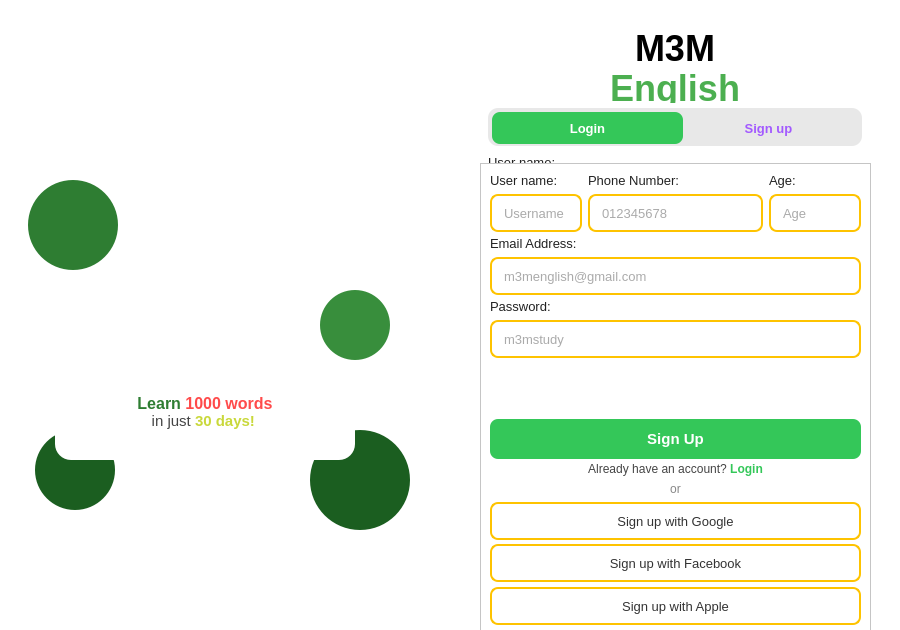
<?xml version="1.0" encoding="UTF-8"?>
<ui version="4.0">
 <class>MainWindow</class>
 <widget class="QMainWindow" name="MainWindow">
  <property name="geometry">
   <rect>
    <x>0</x>
    <y>0</y>
    <width>900</width>
    <height>630</height>
   </rect>
  </property>
  <property name="minimumSize">
   <size>
    <width>800</width>
    <height>560</height>
   </size>
  </property>
  <property name="maximumSize">
   <size>
    <width>1100</width>
    <height>780</height>
   </size>
  </property>
  <property name="windowTitle">
   <string>M3M English</string>
  </property>
  <property name="styleSheet">
   <string notr="true">QMainWindow { background-color: white; }</string>
  </property>
  <widget class="QWidget" name="centralwidget">
   <layout class="QHBoxLayout" name="horizontalLayout">
    <property name="spacing">
     <number>0</number>
    </property>
    <property name="leftMargin">
     <number>0</number>
    </property>
    <property name="topMargin">
     <number>0</number>
    </property>
    <property name="rightMargin">
     <number>0</number>
    </property>
    <property name="bottomMargin">
     <number>0</number>
    </property>
    <item>
     <widget class="QFrame" name="frame_left">
      <property name="sizePolicy">
       <sizepolicy hsizetype="Expanding" vsizetype="Expanding">
        <horstretch>1</horstretch>
        <verstretch>0</verstretch>
       </sizepolicy>
      </property>
      <property name="styleSheet">
       <string notr="true">QFrame#frame_left {
    background: qlineargradient(x1:0,y1:0,x2:0.3,y2:1,
        stop:0 #c6db2e, stop:1 #4caf50);
    border: none;
}</string>
      </property>
      <property name="frameShape">
       <enum>QFrame::StyledPanel</enum>
      </property>
      <property name="frameShadow">
       <enum>QFrame::Raised</enum>
      </property>
      <widget class="QLabel" name="label_mascot">
       <property name="geometry">
        <rect>
         <x>0</x>
         <y>-30</y>
         <width>460</width>
         <height>650</height>
        </rect>
       </property>
       <property name="styleSheet">
        <string notr="true">QLabel{background:transparent;border:none;}</string>
       </property>
       <property name="text">
        <string/>
       </property>
       <property name="pixmap">
        <pixmap>chuoi.png</pixmap>
       </property>
       <property name="scaledContents">
        <bool>true</bool>
       </property>
      </widget>
      <widget class="QFrame" name="circle_1">
       <property name="geometry">
        <rect>
         <x>28</x>
         <y>180</y>
         <width>90</width>
         <height>90</height>
        </rect>
       </property>
       <property name="styleSheet">
        <string notr="true">QFrame{background:#2e7d32;border-radius:45px;border:none;}</string>
       </property>
       <property name="frameShape">
        <enum>QFrame::StyledPanel</enum>
       </property>
       <property name="frameShadow">
        <enum>QFrame::Raised</enum>
       </property>
      </widget>
      <widget class="QFrame" name="circle_2">
       <property name="geometry">
        <rect>
         <x>320</x>
         <y>290</y>
         <width>70</width>
         <height>70</height>
        </rect>
       </property>
       <property name="styleSheet">
        <string notr="true">QFrame{background:#388e3c;border-radius:35px;border:none;}</string>
       </property>
       <property name="frameShape">
        <enum>QFrame::StyledPanel</enum>
       </property>
       <property name="frameShadow">
        <enum>QFrame::Raised</enum>
       </property>
      </widget>
      <widget class="QFrame" name="circle_3">
       <property name="geometry">
        <rect>
         <x>35</x>
         <y>430</y>
         <width>80</width>
         <height>80</height>
        </rect>
       </property>
       <property name="styleSheet">
        <string notr="true">QFrame{background:#1B5E20;border-radius:40px;border:none;}</string>
       </property>
       <property name="frameShape">
        <enum>QFrame::StyledPanel</enum>
       </property>
       <property name="frameShadow">
        <enum>QFrame::Raised</enum>
       </property>
      </widget>
      <widget class="QFrame" name="circle_4">
       <property name="geometry">
        <rect>
         <x>310</x>
         <y>430</y>
         <width>100</width>
         <height>100</height>
        </rect>
       </property>
       <property name="styleSheet">
        <string notr="true">QFrame{background:#1B5E20;border-radius:50px;border:none;}</string>
       </property>
       <property name="frameShape">
        <enum>QFrame::StyledPanel</enum>
       </property>
       <property name="frameShadow">
        <enum>QFrame::Raised</enum>
       </property>
      </widget>
      <widget class="QLabel" name="label_title_left">
       <property name="geometry">
        <rect>
         <x>60</x>
         <y>300</y>
         <width>300</width>
         <height>55</height>
        </rect>
       </property>
       <property name="styleSheet">
        <string notr="true">QLabel{color:white;font-size:30px;font-weight:800;background:transparent;border:none;}</string>
       </property>
       <property name="text">
        <string>M3M English</string>
       </property>
       <property name="alignment">
        <set>Qt::AlignCenter</set>
       </property>
      </widget>
      <widget class="QFrame" name="frame_card">
       <property name="geometry">
        <rect>
         <x>55</x>
         <y>365</y>
         <width>300</width>
         <height>95</height>
        </rect>
       </property>
       <property name="styleSheet">
        <string notr="true">QFrame#frame_card{background:white;border-radius:16px;border:none;}</string>
       </property>
       <property name="frameShape">
        <enum>QFrame::StyledPanel</enum>
       </property>
       <property name="frameShadow">
        <enum>QFrame::Raised</enum>
       </property>
       <widget class="QLabel" name="label_tagline">
        <property name="geometry">
         <rect>
          <x>10</x>
          <y>10</y>
          <width>280</width>
          <height>75</height>
         </rect>
        </property>
        <property name="styleSheet">
         <string notr="true">QLabel{background:transparent;border:none;}</string>
        </property>
        <property name="text">
         <string>&lt;div align=&quot;center&quot;&gt;
&lt;span style=&quot;color:#2E7D32;font-size:16px;font-weight:700;&quot;&gt;Learn &lt;/span&gt;
&lt;span style=&quot;color:#FF4B4B;font-size:16px;font-weight:700;&quot;&gt;1000 words&lt;/span&gt;&lt;br&gt;
&lt;span style=&quot;color:#444;font-size:15px;&quot;&gt;in just &lt;/span&gt;
&lt;span style=&quot;color:#C9D83B;font-size:15px;font-weight:700;&quot;&gt;30 days!&lt;/span&gt;
&lt;/div&gt;</string>
        </property>
       </widget>
      </widget>
      <widget class="QLabel" name="label">
       <property name="geometry">
        <rect>
         <x>0</x>
         <y>80</y>
         <width>471</width>
         <height>601</height>
        </rect>
       </property>
       <property name="text">
        <string/>
       </property>
       <property name="pixmap">
        <pixmap>../../../../Users/admin/Pictures/my pic/hihi.png</pixmap>
       </property>
       <property name="scaledContents">
        <bool>true</bool>
       </property>
      </widget>
      <zorder>label</zorder>
      <zorder>label_mascot</zorder>
      <zorder>circle_1</zorder>
      <zorder>circle_2</zorder>
      <zorder>circle_3</zorder>
      <zorder>circle_4</zorder>
      <zorder>label_title_left</zorder>
      <zorder>frame_card</zorder>
     </widget>
    </item>
    <item>
     <widget class="QFrame" name="frame_right">
      <property name="sizePolicy">
       <sizepolicy hsizetype="Expanding" vsizetype="Expanding">
        <horstretch>1</horstretch>
        <verstretch>0</verstretch>
       </sizepolicy>
      </property>
      <property name="styleSheet">
       <string notr="true">QFrame#frame_right{background:white;border:none;}</string>
      </property>
      <property name="frameShape">
       <enum>QFrame::StyledPanel</enum>
      </property>
      <property name="frameShadow">
       <enum>QFrame::Raised</enum>
      </property>
      <widget class="QWidget" name="layoutWidget_right">
       <property name="geometry">
        <rect>
         <x>30</x>
         <y>20</y>
         <width>390</width>
         <height>1055</height>
        </rect>
       </property>
       <layout class="QVBoxLayout" name="vLayout_right">
        <property name="spacing">
         <number>5</number>
        </property>
        <property name="leftMargin">
         <number>8</number>
        </property>
        <property name="topMargin">
         <number>8</number>
        </property>
        <property name="rightMargin">
         <number>8</number>
        </property>
        <property name="bottomMargin">
         <number>8</number>
        </property>
        <item>
         <widget class="QLabel" name="label_M3M">
          <property name="styleSheet">
           <string notr="true">QLabel{
    color:qlineargradient(spread:pad,x1:0.455,y1:0,x2:0.455,y2:1,
        stop:0 rgba(205,220,57,255),stop:0.75 rgba(205,220,57,255),
        stop:1 rgba(174,213,129,255));
    font-size:36px;font-weight:800;background:transparent;border:none;
    padding-bottom:0px;
}</string>
          </property>
          <property name="text">
           <string>M3M</string>
          </property>
          <property name="alignment">
           <set>Qt::AlignCenter</set>
          </property>
         </widget>
        </item>
        <item>
         <widget class="QLabel" name="label_English">
          <property name="styleSheet">
           <string notr="true">QLabel{
    color:#4CAF50;font-size:36px;font-weight:800;
    background:transparent;border:none;margin-top:-12px;
}</string>
          </property>
          <property name="text">
           <string>English</string>
          </property>
          <property name="alignment">
           <set>Qt::AlignCenter</set>
          </property>
         </widget>
        </item>
        <item>
         <widget class="QFrame" name="frame_tabs">
          <property name="minimumSize">
           <size>
            <width>0</width>
            <height>38</height>
           </size>
          </property>
          <property name="maximumSize">
           <size>
            <width>16777215</width>
            <height>38</height>
           </size>
          </property>
          <property name="styleSheet">
           <string notr="true">QFrame#frame_tabs{
    background:#e8e8e8;
    border-radius:10px;
    border:none;
}</string>
          </property>
          <property name="frameShape">
           <enum>QFrame::StyledPanel</enum>
          </property>
          <property name="frameShadow">
           <enum>QFrame::Raised</enum>
          </property>
          <widget class="QPushButton" name="btn_Signup">
           <property name="geometry">
            <rect>
             <x>195</x>
             <y>4</y>
             <width>171</width>
             <height>32</height>
            </rect>
           </property>
           <property name="minimumSize">
            <size>
             <width>0</width>
             <height>32</height>
            </size>
           </property>
           <property name="styleSheet">
            <string notr="true">QPushButton{
    background:transparent;color:#a259ff;
    border-radius:8px;font-weight:bold;font-size:13px;border:none;
}
QPushButton:hover{background:#d8d8d8;}</string>
           </property>
           <property name="text">
            <string>Sign up</string>
           </property>
          </widget>
          <widget class="QPushButton" name="btn_Login">
           <property name="geometry">
            <rect>
             <x>4</x>
             <y>4</y>
             <width>191</width>
             <height>32</height>
            </rect>
           </property>
           <property name="minimumSize">
            <size>
             <width>0</width>
             <height>32</height>
            </size>
           </property>
           <property name="styleSheet">
            <string notr="true">QPushButton{
    background:#34C759;color:white;
    border-radius:8px;font-weight:bold;font-size:13px;border:none;
}
QPushButton:hover{background:#2db34e;}</string>
           </property>
           <property name="text">
            <string>Login</string>
           </property>
          </widget>
         </widget>
        </item>
        <item>
         <spacer name="sp1">
          <property name="orientation">
           <enum>Qt::Vertical</enum>
          </property>
          <property name="sizeType">
           <enum>QSizePolicy::Fixed</enum>
          </property>
          <property name="sizeHint" stdset="0">
           <size>
            <width>0</width>
            <height>4</height>
           </size>
          </property>
         </spacer>
        </item>
        <item>
         <widget class="QLabel" name="label_username">
          <property name="styleSheet">
           <string notr="true">QLabel{font-size:13px;background:transparent;border:none;color:#222;}</string>
          </property>
          <property name="text">
           <string>User name:</string>
          </property>
         </widget>
        </item>
        <item>
         <widget class="QLineEdit" name="lineEdit_username">
          <property name="minimumSize">
           <size>
            <width>0</width>
            <height>38</height>
           </size>
          </property>
          <property name="styleSheet">
           <string notr="true">QLineEdit{
    border:1.5px solid #FEC300;border-radius:8px;
    padding:4px 10px;background:white;font-size:13px;color:#555;
}
QLineEdit:focus{border:1.5px solid #34C759;}</string>
          </property>
          <property name="placeholderText">
           <string>Username</string>
          </property>
         </widget>
        </item>
        <item>
         <layout class="QHBoxLayout" name="hLayout_emailRow">
          <item>
           <widget class="QLabel" name="label_email">
            <property name="styleSheet">
             <string notr="true">QLabel{font-size:13px;background:transparent;border:none;color:#222;}</string>
            </property>
            <property name="text">
             <string>Email Address:</string>
            </property>
           </widget>
          </item>
          <item>
           <widget class="QLabel" name="noti_email">
            <property name="styleSheet">
             <string notr="true">QLabel{color:#e53935;font-size:11px;background:transparent;border:none;}</string>
            </property>
            <property name="text">
             <string/>
            </property>
            <property name="alignment">
             <set>Qt::AlignRight|Qt::AlignTrailing|Qt::AlignVCenter</set>
            </property>
           </widget>
          </item>
         </layout>
        </item>
        <item>
         <widget class="QLineEdit" name="enter_email">
          <property name="minimumSize">
           <size>
            <width>0</width>
            <height>38</height>
           </size>
          </property>
          <property name="styleSheet">
           <string notr="true">QLineEdit{
    border:1.5px solid #FEC300;border-radius:8px;
    padding:4px 10px;background:white;font-size:13px;color:#555;
}
QLineEdit:focus{border:1.5px solid #34C759;}</string>
          </property>
          <property name="placeholderText">
           <string>m3menglish@gmail.com</string>
          </property>
         </widget>
        </item>
        <item>
         <layout class="QHBoxLayout" name="hLayout_pwRow">
          <item>
           <widget class="QLabel" name="label_password">
            <property name="styleSheet">
             <string notr="true">QLabel{font-size:13px;background:transparent;border:none;color:#222;}</string>
            </property>
            <property name="text">
             <string>Password:</string>
            </property>
           </widget>
          </item>
          <item>
           <widget class="QLabel" name="noti_password">
            <property name="styleSheet">
             <string notr="true">QLabel{color:#e53935;font-size:11px;background:transparent;border:none;}</string>
            </property>
            <property name="text">
             <string/>
            </property>
            <property name="alignment">
             <set>Qt::AlignRight|Qt::AlignTrailing|Qt::AlignVCenter</set>
            </property>
           </widget>
          </item>
         </layout>
        </item>
        <item>
         <widget class="QLineEdit" name="enter_password">
          <property name="minimumSize">
           <size>
            <width>0</width>
            <height>38</height>
           </size>
          </property>
          <property name="styleSheet">
           <string notr="true">QLineEdit{
    border:1.5px solid #FEC300;border-radius:8px;
    padding:4px 10px;background:white;font-size:13px;color:#555;
}
QLineEdit:focus{border:1.5px solid #34C759;}</string>
          </property>
          <property name="echoMode">
           <enum>QLineEdit::Password</enum>
          </property>
          <property name="placeholderText">
           <string>m3mstudy</string>
          </property>
         </widget>
        </item>
        <item>
         <widget class="QLabel" name="label_forgot">
          <property name="styleSheet">
           <string notr="true">QLabel{
    color:#34C759;font-size:11px;background:transparent;
    border:none;font-weight:bold;
}</string>
          </property>
          <property name="text">
           <string/>
          </property>
          <property name="alignment">
           <set>Qt::AlignRight</set>
          </property>
         </widget>
        </item>
        <item>
         <widget class="QLabel" name="noti_general">
          <property name="styleSheet">
           <string notr="true">QLabel{
    color:#e53935;font-size:11px;background:transparent;
    border:none;
}</string>
          </property>
          <property name="text">
           <string/>
          </property>
          <property name="alignment">
           <set>Qt::AlignCenter</set>
          </property>
         </widget>
        </item>
        <item>
         <widget class="QPushButton" name="btnLogin_Enter">
          <property name="minimumSize">
           <size>
            <width>0</width>
            <height>40</height>
           </size>
          </property>
          <property name="styleSheet">
           <string notr="true">QPushButton{
    background:#34C759;color:white;border-radius:8px;
    font-weight:bold;font-size:15px;border:none;
}
QPushButton:hover{background:#2db34e;}
QPushButton:pressed{background:#259e45;}</string>
          </property>
          <property name="text">
           <string>Login</string>
          </property>
         </widget>
        </item>
        <item>
         <widget class="QLabel" name="label_firsttime_full">
          <property name="styleSheet">
           <string notr="true">QLabel{font-size:12px;background:transparent;border:none;color:#444;}</string>
          </property>
          <property name="text">
           <string>&lt;div align=&quot;center&quot;&gt;First time to M3M?&amp;nbsp;&lt;span style=&quot;color:#34c759;font-weight:bold;&quot;&gt;Sign Up&lt;/span&gt;&lt;/div&gt;</string>
          </property>
          <property name="alignment">
           <set>Qt::AlignCenter</set>
          </property>
         </widget>
        </item>
        <item>
         <layout class="QHBoxLayout" name="hLayout_or">
          <item>
           <widget class="QFrame" name="line_left">
            <property name="styleSheet">
             <string notr="true">QFrame{color:#ccc;border:none;}</string>
            </property>
            <property name="frameShape">
             <enum>QFrame::HLine</enum>
            </property>
            <property name="frameShadow">
             <enum>QFrame::Plain</enum>
            </property>
           </widget>
          </item>
          <item>
           <widget class="QLabel" name="label_or">
            <property name="styleSheet">
             <string notr="true">QLabel{color:#888;font-size:12px;padding:0 8px;background:transparent;border:none;}</string>
            </property>
            <property name="text">
             <string>or</string>
            </property>
            <property name="alignment">
             <set>Qt::AlignCenter</set>
            </property>
           </widget>
          </item>
          <item>
           <widget class="QFrame" name="line_right">
            <property name="styleSheet">
             <string notr="true">QFrame{color:#ccc;border:none;}</string>
            </property>
            <property name="frameShape">
             <enum>QFrame::HLine</enum>
            </property>
            <property name="frameShadow">
             <enum>QFrame::Plain</enum>
            </property>
           </widget>
          </item>
         </layout>
        </item>
        <item>
         <widget class="QPushButton" name="login_gg">
          <property name="minimumSize">
           <size>
            <width>0</width>
            <height>38</height>
           </size>
          </property>
          <property name="styleSheet">
           <string notr="true">QPushButton{
    border:1.5px solid #FEC300;border-radius:8px;
    padding:5px;background:white;font-size:13px;color:#333;
}
QPushButton:hover{background:#fffbf0;}</string>
          </property>
          <property name="text">
           <string>Login with Google</string>
          </property>
         </widget>
        </item>
        <item>
         <widget class="QPushButton" name="login_fb">
          <property name="minimumSize">
           <size>
            <width>0</width>
            <height>38</height>
           </size>
          </property>
          <property name="styleSheet">
           <string notr="true">QPushButton{
    border:1.5px solid #FEC300;border-radius:8px;
    padding:5px;background:white;font-size:13px;color:#333;
}
QPushButton:hover{background:#fffbf0;}</string>
          </property>
          <property name="text">
           <string>Login with Facebook</string>
          </property>
         </widget>
        </item>
        <item>
         <widget class="QPushButton" name="login_apple">
          <property name="minimumSize">
           <size>
            <width>0</width>
            <height>38</height>
           </size>
          </property>
          <property name="styleSheet">
           <string notr="true">QPushButton{
    border:1.5px solid #FEC300;border-radius:8px;
    padding:5px;background:white;font-size:13px;color:#333;
}
QPushButton:hover{background:#fffbf0;}</string>
          </property>
          <property name="text">
           <string>Login with Apple</string>
          </property>
         </widget>
        </item>
        <item>
         <spacer name="sp_bottom">
          <property name="orientation">
           <enum>Qt::Vertical</enum>
          </property>
          <property name="sizeType">
           <enum>QSizePolicy::Expanding</enum>
          </property>
          <property name="sizeHint" stdset="0">
           <size>
            <width>0</width>
            <height>10</height>
           </size>
          </property>
         </spacer>
        </item>
       </layout>
      </widget>
      <widget class="QFrame" name="frame">
       <property name="geometry">
        <rect>
         <x>30</x>
         <y>163</y>
         <width>391</width>
         <height>471</height>
        </rect>
       </property>
       <property name="styleSheet">
        <string notr="true">QFrame{background-color:white}</string>
       </property>
       <property name="frameShape">
        <enum>QFrame::StyledPanel</enum>
       </property>
       <property name="frameShadow">
        <enum>QFrame::Raised</enum>
       </property>
       <layout class="QGridLayout" name="gridLayout">
        <item row="1" column="0">
         <widget class="QLineEdit" name="Signup_username">
          <property name="minimumSize">
           <size>
            <width>0</width>
            <height>38</height>
           </size>
          </property>
          <property name="styleSheet">
           <string notr="true">QLineEdit{
    border:1.5px solid #FEC300;border-radius:8px;
    padding:4px 10px;background:white;font-size:13px;color:#555;
}
QLineEdit:focus{border:1.5px solid #34C759;}</string>
          </property>
          <property name="placeholderText">
           <string>Username</string>
          </property>
         </widget>
        </item>
        <item row="2" column="0" colspan="3">
         <layout class="QHBoxLayout" name="hLayout_emailRow_2">
          <item>
           <widget class="QLabel" name="label_email_3">
            <property name="styleSheet">
             <string notr="true">QLabel{font-size:13px;background:transparent;border:none;color:#222;}</string>
            </property>
            <property name="text">
             <string>Email Address:</string>
            </property>
           </widget>
          </item>
          <item>
           <widget class="QLabel" name="noti_email_signup">
            <property name="styleSheet">
             <string notr="true">QLabel{color:#e53935;font-size:11px;background:transparent;border:none;}</string>
            </property>
            <property name="text">
             <string/>
            </property>
            <property name="alignment">
             <set>Qt::AlignRight|Qt::AlignTrailing|Qt::AlignVCenter</set>
            </property>
           </widget>
          </item>
         </layout>
        </item>
        <item row="5" column="0" colspan="3">
         <widget class="QLineEdit" name="enter_password_signup">
          <property name="minimumSize">
           <size>
            <width>0</width>
            <height>38</height>
           </size>
          </property>
          <property name="styleSheet">
           <string notr="true">QLineEdit{
    border:1.5px solid #FEC300;border-radius:8px;
    padding:4px 10px;background:white;font-size:13px;color:#555;
}
QLineEdit:focus{border:1.5px solid #34C759;}</string>
          </property>
          <property name="echoMode">
           <enum>QLineEdit::Password</enum>
          </property>
          <property name="placeholderText">
           <string>m3mstudy</string>
          </property>
         </widget>
        </item>
        <item row="6" column="0">
         <widget class="QLabel" name="label_forgot_2">
          <property name="styleSheet">
           <string notr="true">QLabel{
    color:#34C759;font-size:11px;background:transparent;
    border:none;font-weight:bold;
}</string>
          </property>
          <property name="text">
           <string/>
          </property>
          <property name="alignment">
           <set>Qt::AlignRight</set>
          </property>
         </widget>
        </item>
        <item row="3" column="0" colspan="3">
         <widget class="QLineEdit" name="enter_email_signup">
          <property name="minimumSize">
           <size>
            <width>0</width>
            <height>38</height>
           </size>
          </property>
          <property name="styleSheet">
           <string notr="true">QLineEdit{
    border:1.5px solid #FEC300;border-radius:8px;
    padding:4px 10px;background:white;font-size:13px;color:#555;
}
QLineEdit:focus{border:1.5px solid #34C759;}</string>
          </property>
          <property name="placeholderText">
           <string>m3menglish@gmail.com</string>
          </property>
         </widget>
        </item>
        <item row="9" column="0" colspan="3">
         <widget class="QPushButton" name="btn_Signup_2">
          <property name="minimumSize">
           <size>
            <width>0</width>
            <height>40</height>
           </size>
          </property>
          <property name="styleSheet">
           <string notr="true">QPushButton{
    background:#34C759;color:white;border-radius:8px;
    font-weight:bold;font-size:15px;border:none;
}
QPushButton:hover{background:#2db34e;}
QPushButton:pressed{background:#259e45;}</string>
          </property>
          <property name="text">
           <string>Sign Up</string>
          </property>
         </widget>
        </item>
        <item row="16" column="1">
         <spacer name="sp_bottom_2">
          <property name="orientation">
           <enum>Qt::Vertical</enum>
          </property>
          <property name="sizeType">
           <enum>QSizePolicy::Expanding</enum>
          </property>
          <property name="sizeHint" stdset="0">
           <size>
            <width>13</width>
            <height>20</height>
           </size>
          </property>
         </spacer>
        </item>
        <item row="0" column="0">
         <widget class="QLabel" name="label_username_5">
          <property name="styleSheet">
           <string notr="true">QLabel{font-size:13px;background:transparent;border:none;color:#222;}</string>
          </property>
          <property name="text">
           <string>User name:</string>
          </property>
         </widget>
        </item>
        <item row="1" column="2">
         <widget class="QLineEdit" name="Signup_age">
          <property name="minimumSize">
           <size>
            <width>0</width>
            <height>38</height>
           </size>
          </property>
          <property name="styleSheet">
           <string notr="true">QLineEdit{
    border:1.5px solid #FEC300;border-radius:8px;
    padding:4px 10px;background:white;font-size:13px;color:#555;
}
QLineEdit:focus{border:1.5px solid #34C759;}</string>
          </property>
          <property name="placeholderText">
           <string>Age</string>
          </property>
         </widget>
        </item>
        <item row="4" column="0" colspan="3">
         <layout class="QHBoxLayout" name="hLayout_pwRow_2">
          <item>
           <widget class="QLabel" name="label_password_3">
            <property name="styleSheet">
             <string notr="true">QLabel{font-size:13px;background:transparent;border:none;color:#222;}</string>
            </property>
            <property name="text">
             <string>Password:</string>
            </property>
           </widget>
          </item>
          <item>
           <widget class="QLabel" name="noti_password_signup">
            <property name="styleSheet">
             <string notr="true">QLabel{color:#e53935;font-size:11px;background:transparent;border:none;}</string>
            </property>
            <property name="text">
             <string/>
            </property>
            <property name="alignment">
             <set>Qt::AlignRight|Qt::AlignTrailing|Qt::AlignVCenter</set>
            </property>
           </widget>
          </item>
         </layout>
        </item>
        <item row="0" column="1">
         <widget class="QLabel" name="label_username_6">
          <property name="styleSheet">
           <string notr="true">QLabel{font-size:13px;background:transparent;border:none;color:#222;}</string>
          </property>
          <property name="text">
           <string>Phone Number:</string>
          </property>
         </widget>
        </item>
        <item row="1" column="1">
         <widget class="QLineEdit" name="Signup_Pnumber">
          <property name="minimumSize">
           <size>
            <width>0</width>
            <height>38</height>
           </size>
          </property>
          <property name="styleSheet">
           <string notr="true">QLineEdit{
    border:1.5px solid #FEC300;border-radius:8px;
    padding:4px 10px;background:white;font-size:13px;color:#555;
}
QLineEdit:focus{border:1.5px solid #34C759;}</string>
          </property>
          <property name="placeholderText">
           <string>012345678</string>
          </property>
         </widget>
        </item>
        <item row="0" column="2">
         <widget class="QLabel" name="label_username_7">
          <property name="styleSheet">
           <string notr="true">QLabel{font-size:13px;background:transparent;border:none;color:#222;}</string>
          </property>
          <property name="text">
           <string>Age:</string>
          </property>
         </widget>
        </item>
        <item row="11" column="1">
         <widget class="QLabel" name="label_login1">
          <property name="styleSheet">
           <string notr="true">QLabel{font-size:12px;background:transparent;border:none;color:#444;}</string>
          </property>
          <property name="text">
           <string>&lt;html&gt;&lt;head/&gt;&lt;body&gt;&lt;p align=&quot;center&quot;&gt;Already have an account? &lt;span style=&quot; font-weight:600; color:#34c759;&quot;&gt;Login&lt;/span&gt;&lt;/p&gt;&lt;/body&gt;&lt;/html&gt;</string>
          </property>
          <property name="alignment">
           <set>Qt::AlignCenter</set>
          </property>
         </widget>
        </item>
        <item row="15" column="0" colspan="3">
         <widget class="QPushButton" name="login_apple_2">
          <property name="minimumSize">
           <size>
            <width>0</width>
            <height>38</height>
           </size>
          </property>
          <property name="styleSheet">
           <string notr="true">QPushButton{
    border:1.5px solid #FEC300;border-radius:8px;
    padding:5px;background:white;font-size:13px;color:#333;
}
QPushButton:hover{background:#fffbf0;}</string>
          </property>
          <property name="text">
           <string>Sign up with Apple</string>
          </property>
         </widget>
        </item>
        <item row="13" column="0" colspan="3">
         <widget class="QPushButton" name="signup_gg_2">
          <property name="minimumSize">
           <size>
            <width>0</width>
            <height>38</height>
           </size>
          </property>
          <property name="styleSheet">
           <string notr="true">QPushButton{
    border:1.5px solid #FEC300;border-radius:8px;
    padding:5px;background:white;font-size:13px;color:#333;
}
QPushButton:hover{background:#fffbf0;}</string>
          </property>
          <property name="text">
           <string>Sign up with Google</string>
          </property>
         </widget>
        </item>
        <item row="12" column="1">
         <layout class="QHBoxLayout" name="hLayout_or_2">
          <item>
           <widget class="QFrame" name="line_left_2">
            <property name="styleSheet">
             <string notr="true">QFrame{color:#ccc;border:none;}</string>
            </property>
            <property name="frameShape">
             <enum>QFrame::HLine</enum>
            </property>
            <property name="frameShadow">
             <enum>QFrame::Plain</enum>
            </property>
           </widget>
          </item>
          <item>
           <widget class="QLabel" name="label_or_2">
            <property name="styleSheet">
             <string notr="true">QLabel{color:#888;font-size:12px;padding:0 8px;background:transparent;border:none;}</string>
            </property>
            <property name="text">
             <string>or</string>
            </property>
            <property name="alignment">
             <set>Qt::AlignCenter</set>
            </property>
           </widget>
          </item>
          <item>
           <widget class="QFrame" name="line_right_2">
            <property name="styleSheet">
             <string notr="true">QFrame{color:#ccc;border:none;}</string>
            </property>
            <property name="frameShape">
             <enum>QFrame::HLine</enum>
            </property>
            <property name="frameShadow">
             <enum>QFrame::Plain</enum>
            </property>
           </widget>
          </item>
         </layout>
        </item>
        <item row="14" column="0" colspan="3">
         <widget class="QPushButton" name="login_fb_2">
          <property name="minimumSize">
           <size>
            <width>0</width>
            <height>38</height>
           </size>
          </property>
          <property name="styleSheet">
           <string notr="true">QPushButton{
    border:1.5px solid #FEC300;border-radius:8px;
    padding:5px;background:white;font-size:13px;color:#333;
}
QPushButton:hover{background:#fffbf0;}</string>
          </property>
          <property name="text">
           <string>Sign up with Facebook</string>
          </property>
         </widget>
        </item>
        <item row="7" column="1">
         <widget class="QLabel" name="general_noti_signup">
          <property name="styleSheet">
           <string notr="true">QLabel{color:#e53935;font-size:11px;background:transparent;border:none;}</string>
          </property>
          <property name="text">
           <string/>
          </property>
          <property name="alignment">
           <set>Qt::AlignRight|Qt::AlignTrailing|Qt::AlignVCenter</set>
          </property>
         </widget>
        </item>
        <item row="8" column="1">
         <widget class="QLabel" name="noti_general_2">
          <property name="styleSheet">
           <string notr="true">QLabel{
    color:#e53935;font-size:11px;background:transparent;
    border:none;
}</string>
          </property>
          <property name="text">
           <string/>
          </property>
          <property name="alignment">
           <set>Qt::AlignCenter</set>
          </property>
         </widget>
        </item>
       </layout>
      </widget>
     </widget>
    </item>
   </layout>
  </widget>
 </widget>
 <resources/>
 <connections/>
</ui>
